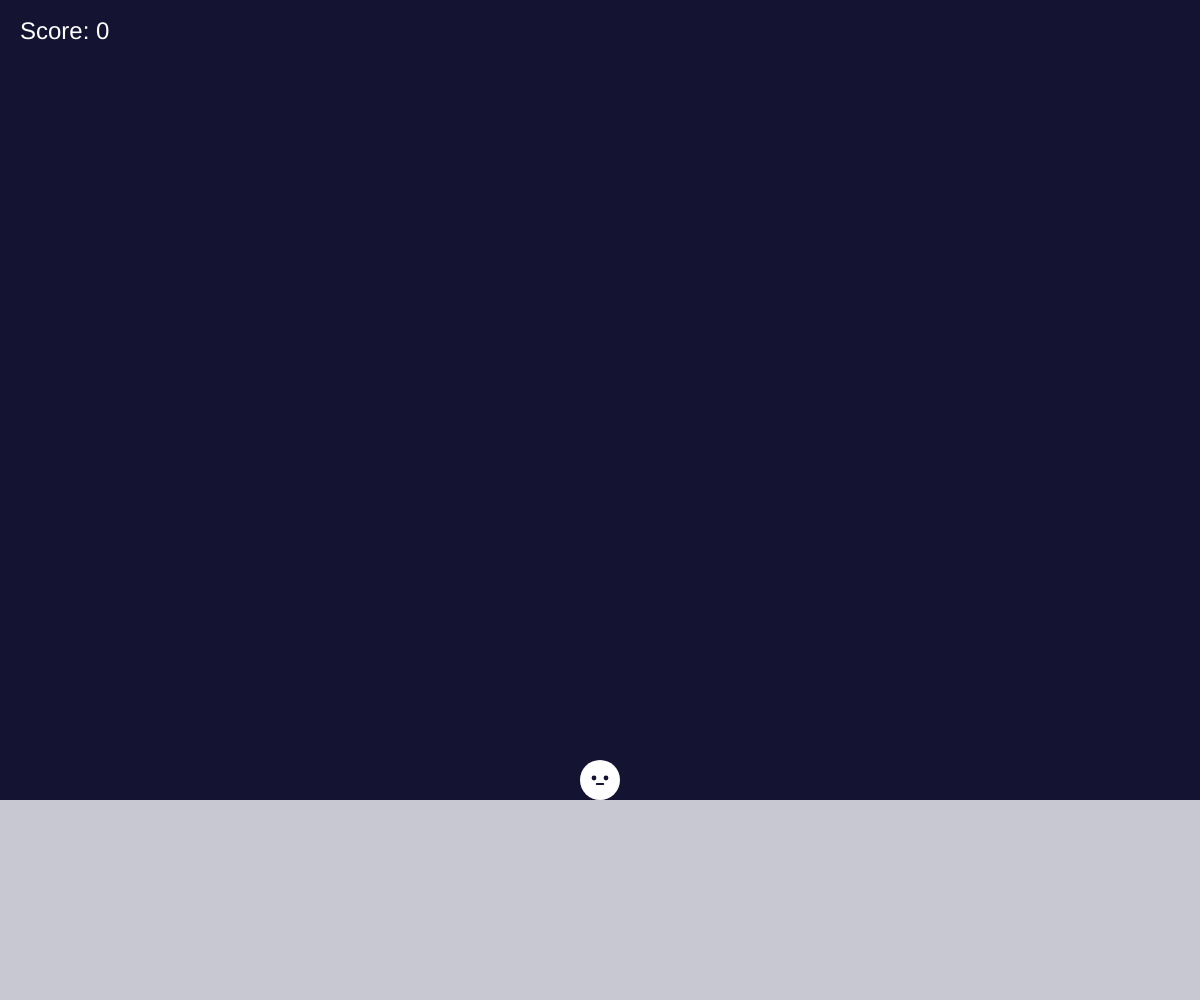
Frame 1 (no input)
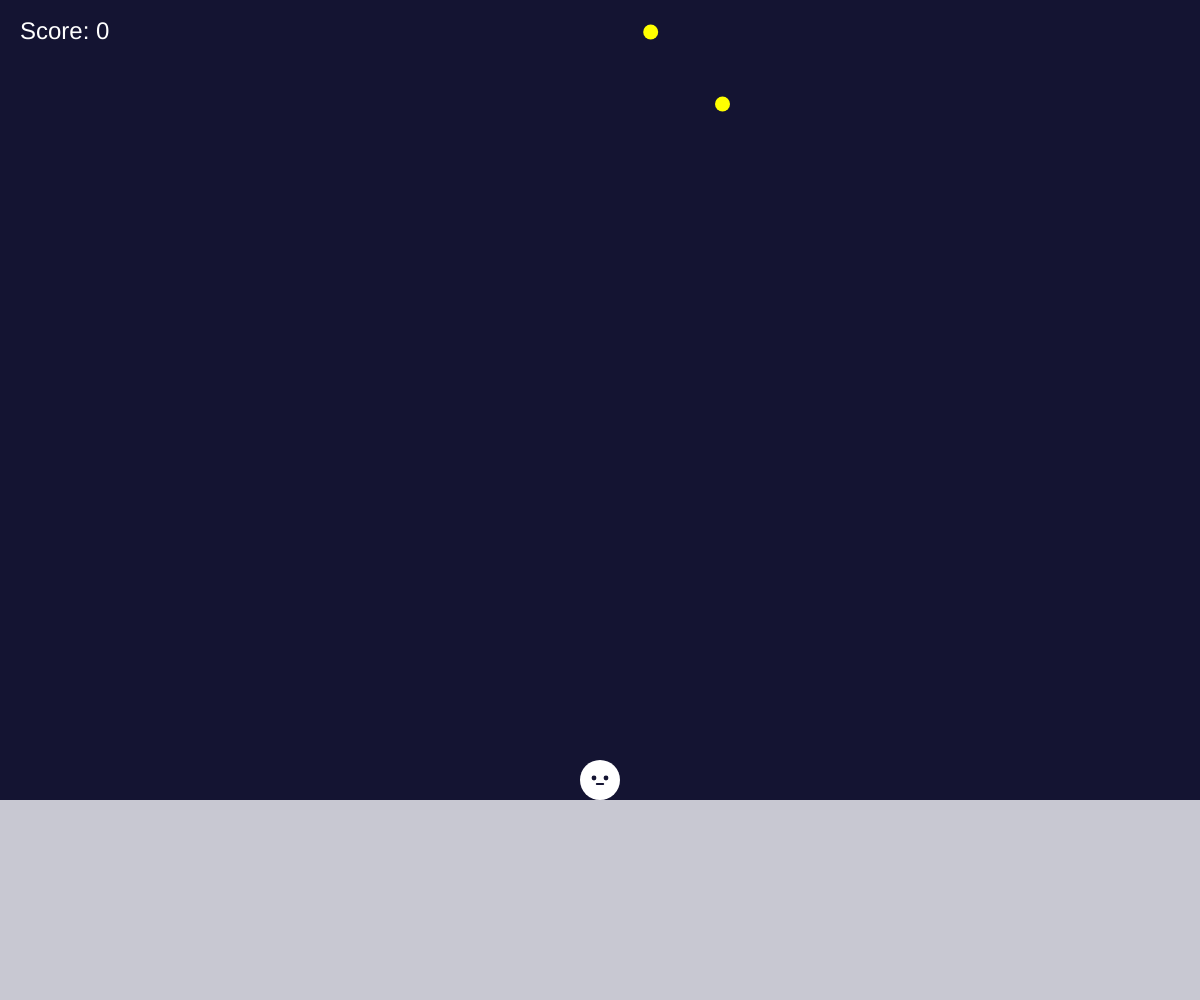
Frame 60 (no input)
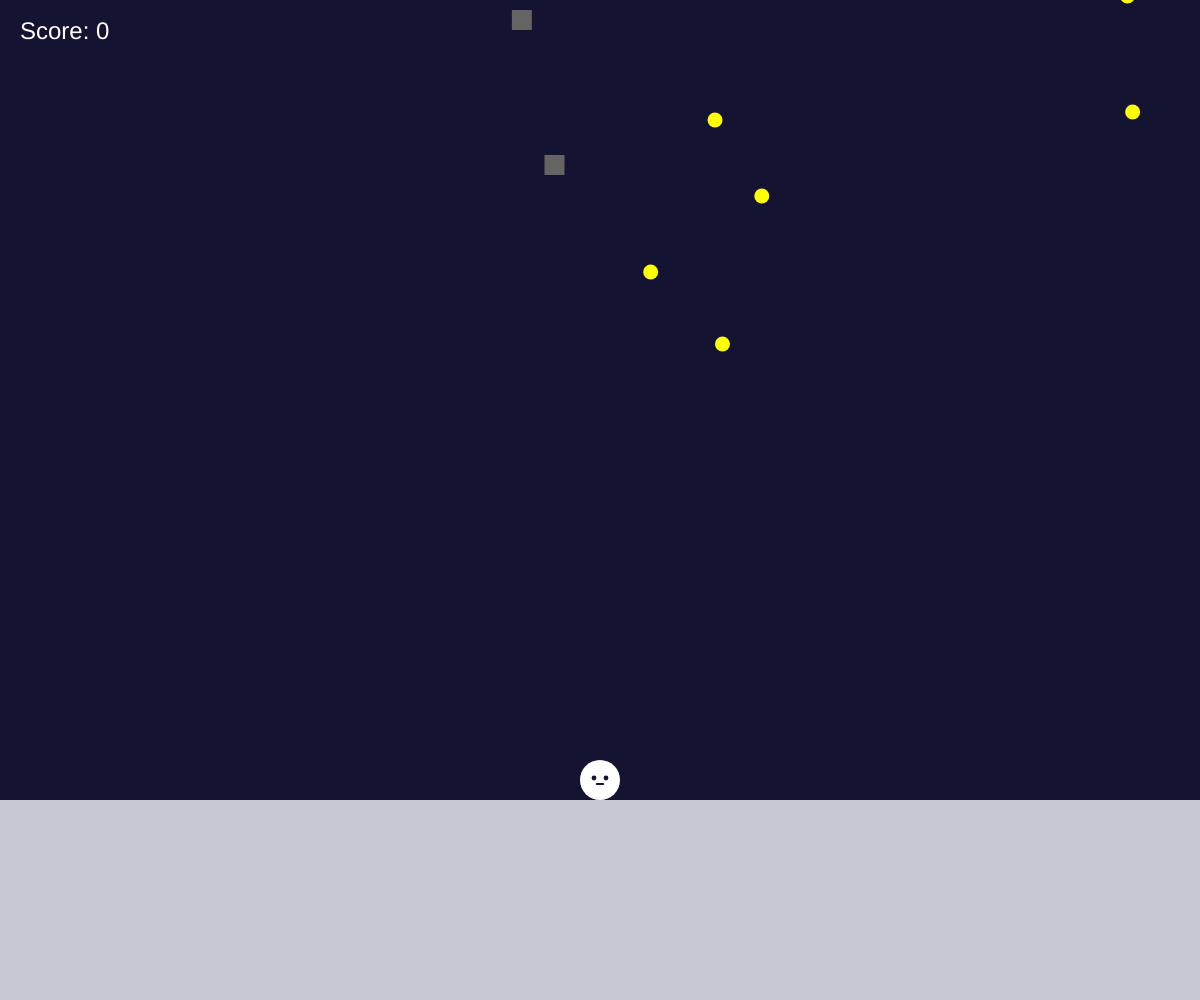
Frame 120 (the mouse pressed at the canvas centre since frame 60)

The p5.js sketch that drew these frames (run headless with seeded random() and noise() and a simulated clock; from frame 60 on, the mouse is pressed at the canvas centre):

// p5.js sketch
// ── sketch.js
// 最終課題を制作しよう

let catX = 0;
let catY = 0;
let catSize = 40;
let score = 0;
let gameState = "PLAY";
let highscore = 0;

let stars = [];
let debrisList = [];

function setup(){
  createCanvas(windowWidth, windowHeight);
  catX = width / 2;
}

function draw(){
  background(20, 20, 50);

  drawPlanet();

  if(gameState === "PLAY"){
    moveCat();
    catY = getGroundY(catX) - (catSize / 2);

    drawCat(catX, catY);

    manageStars();
    manageDebris();

    fill(255);
    noStroke();
    textSize(24);
    textAlign(LEFT,TOP);
    text("Score: " + score, 20, 20);

  } 
  
  else if (gameState === "GAMEOVER") {
    fill(255, 50, 50);
    noStroke();
    textSize(width * 0.08);
    textAlign(CENTER, CENTER);
    text("GAME OVER", width / 2, height / 2 - 40);
    fill(255);
    textSize(width * 0.04);
    text("Score: " + score, width / 2, height / 2 + height * 0.1);

    textSize(width * 0.03);
    text("Click to Restart", width / 2, height / 2 + height * 0.2);

    if (highscore < score) {highscore = score;}
      textSize(24);
      textAlign(LEFT, TOP);
      text("High Score: " + highscore, 20, 20)
  }
    
}

function windowResized(){
  resizeCanvas(windowWidth, windowHeight);
  catX = constrain(catX, 0, width - catSize);
}

let speed = 6;
function moveCat() {
  if (keyIsDown(SHIFT)) {
    speed = 10;
  }
  if (keyIsDown(LEFT_ARROW)) {
    catX -= speed;
  }
  if (keyIsDown(RIGHT_ARROW)) {
    catX += speed;
  }
  catX = constrain(catX, 0, width - catSize);
}

function drawCat(x, y){
  push();
  translate(x, y);

  noStroke();
  fill(255);
  ellipse(0, 0, catSize, catSize);

  stroke(20, 20, 50);
  strokeWeight(2);
  noFill();

  let w = catSize;

  fill(20, 20, 50);
  noStroke();
  ellipse(-w * 0.15, -w * 0.05, w * 0.12, w * 0.12);
  ellipse(w * 0.15, -w * 0.05, w * 0.12, w * 0.12);

  stroke(20, 20, 50);
  strokeWeight(2);
  noFill();
  line(-w * 0.08, w * 0.1, w * 0.08, w * 0.1);

  pop();
}

function manageStars(){
  if (random(50) < 3){
    stars.push({ x: random(width), y: -20});
  }

  for(let i = stars.length - 1; i >= 0; i--) {
    let s = stars[i];
    s.y += 4;

    noStroke();
    fill(255, 255, 0);
    ellipse(s.x, s.y, 15, 15);

    let d = dist(catX, catY, s.x, s.y);
    if (d < (catSize / 2) + 7.5){
      score += 10;
      stars.splice(i, 1);
    } else if(s.y > height) {
      stars.splice(i, 1);
    }
  }
}

function manageDebris() {
  if(score < 50){
  if (random(100) < 2.3) {
    debrisList.push({ x: random(width), y: -20});
  }
}
 if(score >= 50 && score <= 100){if (random(100) < 3.1) {
    debrisList.push({ x: random(width), y: -20});
  }
}
if(score > 100 && score <= 200){if (random(100) < 3.8) {
    debrisList.push({ x: random(width), y: -20});
  }
}
if(score > 200){if (random(100) < 5.5) {
    debrisList.push({ x: random(width), y: -20});
  }}

  

  for (let i = debrisList.length - 1; i >= 0; i--) {
    let d0bj = debrisList[i];
    if(score < 50){d0bj.y += 5};
    if(score >= 50 && score <= 100){d0bj.y += 7}
    if(score > 100 && score <= 200){d0bj.y += 9}
    if(score > 200){d0bj.y += 11}


    noStroke();
    fill(100, 100, 100);
    rect(d0bj.x - 10, d0bj.y - 10, 20, 20);

    let d = dist(catX, catY, d0bj.x, d0bj.y);
    if(d < (catSize / 2) + 10) {
      gameState = "GAMEOVER";
    } else if (d0bj.y > height) {
      debrisList.splice(i, 1);
    }
  }
}

function drawPlanet() {
  let groundY = height * 0.8;

  fill(200, 200, 210);
  noStroke();
  rect(0, groundY, width, height - groundY);
}

function getGroundY(currentX) {
  return height * 0.8;
}

function resetGame() {
    gameState = "PLAY";
    score = 0;
    stars = [];
    debrisList = [];
    catX = width / 2;
  }

function mousePressed() {
  if (gameState === "GAMEOVER") {
    resetGame();
  }
}
